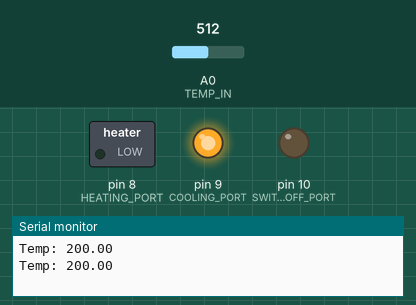
Bench run of a sketch on a simulated Arduino Uno, built with avr-gcc and run on an emulated ATmega328P. Shown: switched loads named in the sketch (green lamp = pin HIGH), output pins drawn as LEDs (lit = HIGH), the last lines printed to the serial monitor. Inputs (shaded band) come from the test bench; at power-on: A0 (TEMP_IN) = 512. Random numbers use the default seed unless the sketch sets one.

Above: at 1.2 s.
1.3 s: A0 (TEMP_IN) set to 162
3.2 s: A0 (TEMP_IN) set to 139
At 5.1 s:
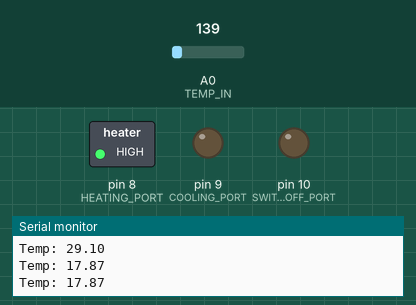
5.5 s: A0 (TEMP_IN) set to 306
At 6.3 s:
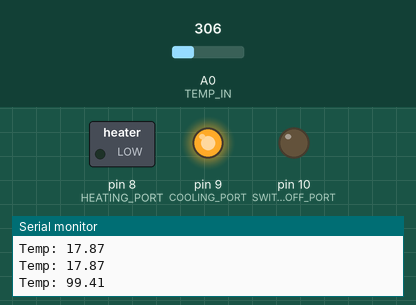
7.5 s: A0 (TEMP_IN) set to 122
At 8.7 s:
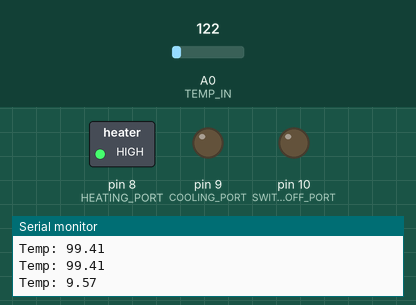
Timing chart, 0 to 10.5 s (numbered marks = the images above; inputs shaded):
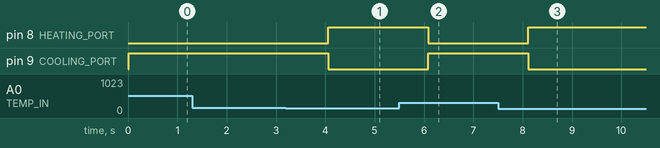

The sketch:

Controller.ino
```cpp
#define ATTACK           0

#define ADC_RESOLUTION   1024.0
#define POLL_TIME        1000

// Pin definitions
#define TEMP_IN          PIN_A0
#define HEATING_PORT     8
#define COOLING_PORT     9
#define SWITCH_OFF_PORT  10

#define SMOOTHING        10

#define DESIRED_TEMP     22
float current_temp;

void setOutput(int attack);
float readSensor(int sensor);
float smoothInput(int sensor);
float getTemperature(int sensor, int attack);
void switchOffUnit();
void setHeating();
void setCooling();


void setup() {
    Serial.begin(115200);

    pinMode(TEMP_IN, INPUT);
    pinMode(HEATING_PORT, OUTPUT);
    pinMode(COOLING_PORT, OUTPUT);
    pinMode(SWITCH_OFF_PORT, OUTPUT);

    // Attack part
    if (ATTACK) {
        randomSeed(analogRead(PIN_A2));
    }
}

void loop() {
    // Start with current temp
    current_temp = getTemperature(TEMP_IN, ATTACK);
    Serial.print("Temp: ");
    Serial.println(current_temp);

    setOutput(ATTACK); // Defer to separate function

    delay(POLL_TIME);
}

// If attack is set then scramble output
void setOutput(int attack) {
    if (current_temp == DESIRED_TEMP)
        switchOffUnit();

    if (current_temp < DESIRED_TEMP)
        setHeating();

    if (current_temp > DESIRED_TEMP)
        setCooling();
}

float readSensor(int sensor) {
    // convert the ADC value to voltage in millivolt
    float voltage = 5.0 * (analogRead(sensor) / ADC_RESOLUTION);

    // convert the voltage to the temperature in Celsius
    return (voltage - 0.5) * 100.0;
}

// Reading is erratic, smooth it out over multiple reads
float smoothInput(int sensor) {
    float total = 0;

    // Add all reads then take the average from them
    for (size_t i = 0; i < SMOOTHING; i++) {
        total += readSensor(sensor);
        delay(1);
    }

    return total / SMOOTHING;
}

// Return random temp if attacked, otherwise the temp
float getTemperature(int sensor, int attack) {
    if (attack) {
        return random(50);
    }

    return smoothInput(sensor);
}

void switchOffUnit() {
    digitalWrite(SWITCH_OFF_PORT, HIGH);
    digitalWrite(HEATING_PORT, LOW);
    digitalWrite(COOLING_PORT, LOW);
}

void setHeating() {
    digitalWrite(SWITCH_OFF_PORT, LOW);
    digitalWrite(HEATING_PORT, HIGH);
    digitalWrite(COOLING_PORT, LOW);
}

void setCooling() {
    digitalWrite(SWITCH_OFF_PORT, LOW);
    digitalWrite(HEATING_PORT, LOW);
    digitalWrite(COOLING_PORT, HIGH);
}
```

Measured:
- the behaviour switches between 148 and 147 on A0 (TEMP_IN) (found by bisection; images 0 and 1)
- after the input at 3.2 s, pin 8 (HEATING_PORT): LOW → HIGH after 0.86 s; pin 9 (COOLING_PORT): HIGH → LOW after 0.86 s
- after the input at 5.5 s, pin 8 (HEATING_PORT): HIGH → LOW after 0.59 s; pin 9 (COOLING_PORT): LOW → HIGH after 0.59 s
- after the input at 7.5 s, pin 8 (HEATING_PORT): LOW → HIGH after 0.61 s; pin 9 (COOLING_PORT): HIGH → LOW after 0.61 s
